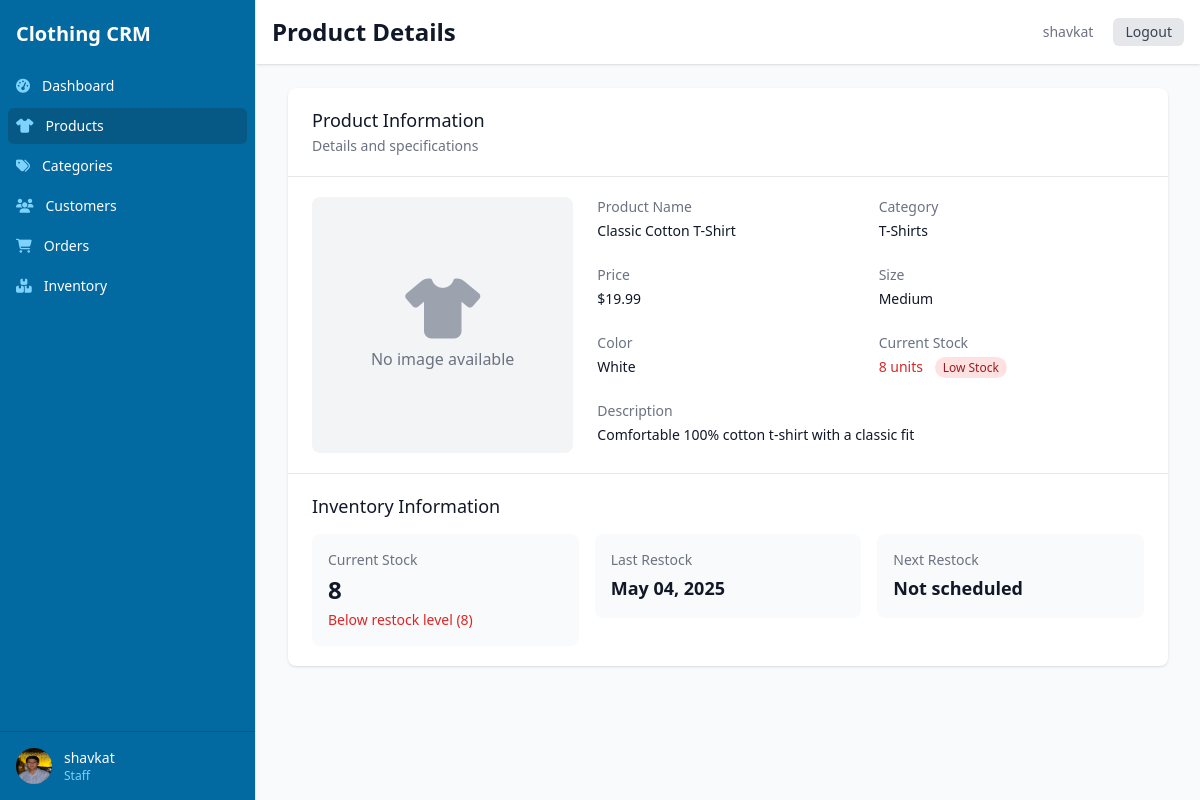
The page /products/1/ (signed in) on the database its author committed.
### core/models.py (models this page shows, shortened)
class User(AbstractUser):
    ADMIN = 'admin'
    MANAGER = 'manager'
    STAFF = 'staff'
    ROLE_CHOICES = [
        (ADMIN, _('Admin')),
        (MANAGER, _('Manager')),
        (STAFF, _('Staff')),
    ]
    role = models.CharField(max_length=20, choices=ROLE_CHOICES, default=STAFF)
    phone = models.CharField(max_length=20, blank=True)
    profile_image = models.ImageField(upload_to='profile_images/', blank=True, null=True)
    class Meta:
        verbose_name = _('user')
        verbose_name_plural = _('users')

class Product(models.Model):
    SIZE_CHOICES = [
        ('XS', 'Extra Small'),
        ('S', 'Small'),
        ('M', 'Medium'),
        ('L', 'Large'),
        ('XL', 'Extra Large'),
        ('XXL', 'Double Extra Large'),
    ]
    name = models.CharField(max_length=200)
    category = models.ForeignKey(Category, on_delete=models.CASCADE, related_name='products')
    price = models.DecimalField(max_digits=10, decimal_places=2)
    size = models.CharField(max_length=5, choices=SIZE_CHOICES)
    color = models.CharField(max_length=50)
    description = models.TextField(blank=True)
    image = models.ImageField(upload_to='product_images/', blank=True, null=True)
    created_at = models.DateTimeField(auto_now_add=True)
    updated_at = models.DateTimeField(auto_now=True)

class Category(models.Model):
    name = models.CharField(max_length=100)
    description = models.TextField(blank=True)
    class Meta:
        verbose_name_plural = 'Categories'

class Inventory(models.Model):
    product = models.OneToOneField(Product, on_delete=models.CASCADE, related_name='inventory')
    quantity = models.PositiveIntegerField(default=0)
    restock_level = models.PositiveIntegerField(default=10)  # Alert when stock falls below this
    last_restock_date = models.DateField(null=True, blank=True)
    next_restock_date = models.DateField(null=True, blank=True)
    @property
    def needs_restock(self):
        return self.quantity <= self.restock_level
    class Meta:
        verbose_name_plural = 'Inventories'

### core/views.py (the view)
# urls.py: path('products/<int:pk>/', views.product_detail, name='product_detail'),
@login_required
def product_detail(request, pk):
    product = get_object_or_404(Product, pk=pk)
    try:
        inventory = product.inventory
    except Inventory.DoesNotExist:
        inventory = Inventory.objects.create(product=product)
    return render(request, 'core/product_detail.html', {'product': product, 'inventory': inventory})

### templates/core/product_detail.html (shortened to what this page needs)
{% extends "base.html" %}
{% block header_title %}Product Details{% endblock %}
{% block content %}
<div class="bg-white shadow overflow-hidden sm:rounded-lg">
    <div class="px-4 py-5 sm:px-6 flex justify-between">
        <div>
            <h2 class="text-lg leading-6 font-medium text-gray-900">Product Information</h2>
            <p class="mt-1 max-w-2xl text-sm text-gray-500">
                Details and specifications
            </p>
        </div>
    </div>
    <div class="border-t border-gray-200">
        <div class="px-4 py-5 sm:px-6 grid grid-cols-1 md:grid-cols-3 gap-6">
            <div class="md:col-span-1">
                <div class="bg-gray-100 rounded-lg p-4 flex items-center justify-center h-64">
                    {% if product.image %}
                        <img src="{{ product.image.url }}" alt="{{ product.name }}" class="max-h-full max-w-full object-contain">
                    {% else %}
                        <div class="text-center">
                            <i class="fas fa-tshirt text-gray-400 text-6xl mb-2"></i>
                            <p class="text-gray-500">No image available</p>
                        </div>
                    {% endif %}
                </div>
            </div>
            <div class="md:col-span-2">
                <dl class="grid grid-cols-1 gap-x-4 gap-y-6 sm:grid-cols-2">
                    <div class="sm:col-span-1">
                        <dt class="text-sm font-medium text-gray-500">
                            Product Name
                        </dt>
                        <dd class="mt-1 text-sm text-gray-900">
                            {{ product.name }}
                        </dd>
                    </div>
                    <div class="sm:col-span-1">
                        <dt class="text-sm font-medium text-gray-500">
                            Category
                        </dt>
                        <dd class="mt-1 text-sm text-gray-900">
                            {{ product.category.name }}
                        </dd>
                    </div>
                    <div class="sm:col-span-1">
                        <dt class="text-sm font-medium text-gray-500">
                            Price
                        </dt>
                        <dd class="mt-1 text-sm text-gray-900">
                            ${{ product.price|floatformat:2 }}
                        </dd>
                    </div>
                    <div class="sm:col-span-1">
                        <dt class="text-sm font-medium text-gray-500">
                            Size
                        </dt>
                        <dd class="mt-1 text-sm text-gray-900">
                            {{ product.get_size_display }}
                        </dd>
                    </div>
                    <div class="sm:col-span-1">
                        <dt class="text-sm font-medium text-gray-500">
                            Color
                        </dt>
                        <dd class="mt-1 text-sm text-gray-900">
                            {{ product.color }}
                        </dd>
                    </div>
                    <div class="sm:col-span-1">
                        <dt class="text-sm font-medium text-gray-500">
                            Current Stock
                        </dt>
                        <dd class="mt-1 text-sm {% if inventory.needs_restock %}text-red-600 font-medium{% else %}text-gray-900{% endif %}">
                            {{ inventory.quantity }} units
                            {% if inventory.needs_restock %}
                                <span class="text-xs bg-red-100 text-red-800 px-2 py-0.5 rounded-full ml-2">Low Stock</span>
                            {% endif %}
                        </dd>
                    </div>
                    <div class="sm:col-span-2">
                        <dt class="text-sm font-medium text-gray-500">
                            Description
                        </dt>
                        <dd class="mt-1 text-sm text-gray-900">
                            {{ product.description|default:"No description provided." }}
                        </dd>
                    </div>
                </dl>
            </div>
        </div>
    </div>
    <div class="border-t border-gray-200 px-4 py-5 sm:px-6">
        <h3 class="text-lg leading-6 font-medium text-gray-900 mb-4">Inventory Information</h3>
        <div class="grid grid-cols-1 gap-y-6 gap-x-4 sm:grid-cols-3">
            <div class="sm:col-span-1">
                <div class="bg-gray-50 rounded-lg p-4">
                    <h4 class="text-sm font-medium text-gray-500">Current Stock</h4>
                    <p class="mt-1 text-2xl font-semibold text-gray-900">{{ inventory.quantity }}</p>
                    <p class="mt-1 text-sm text-gray-500">
                        {% if inventory.needs_restock %}
                            <span class="text-red-600">Below restock level ({{ inventory.restock_level }})</span>
                        {% else %}
                            Restock level: {{ inventory.restock_level }}
                        {% endif %}
                    </p>
                </div>
            </div>
            <div class="sm:col-span-1">
                <div class="bg-gray-50 rounded-lg p-4">
                    <h4 class="text-sm font-medium text-gray-500">Last Restock</h4>
                    <p class="mt-1 text-lg font-semibold text-gray-900">
                        {% if inventory.last_restock_date %}
                            {{ inventory.last_restock_date|date:"M d, Y" }}
                        {% else %}
                            Not recorded
                        {% endif %}
                    </p>
                </div>
            </div>
            <div class="sm:col-span-1">
                <div class="bg-gray-50 rounded-lg p-4">
                    <h4 class="text-sm font-medium text-gray-500">Next Restock</h4>
                    <p class="mt-1 text-lg font-semibold text-gray-900">
                        {% if inventory.next_restock_date %}
                            {{ inventory.next_restock_date|date:"M d, Y" }}
                        {% else %}
                            Not scheduled
                        {% endif %}
                    </p>
                </div>
            </div>
        </div>
    </div>
</div>
{% endblock %}

### templates/base.html (shortened to what this page needs)
<!DOCTYPE html>
<html lang="en">
<head>
    <script src="https://cdn.tailwindcss.com"></script>
    <link rel="stylesheet" href="https://cdnjs.cloudflare.com/ajax/libs/font-awesome/6.4.0/css/all.min.css">
</head>
<body class="bg-gray-50">
    {% if user.is_authenticated %}
        <div class="flex h-screen overflow-hidden">
            <div class="hidden md:flex md:flex-shrink-0">
                <div class="flex flex-col w-64">
                    <div class="flex flex-col flex-grow pt-5 overflow-y-auto bg-primary-700 border-r">
                        <div class="flex items-center flex-shrink-0 px-4">
                            <span class="text-xl font-semibold text-white">Clothing CRM</span>
                        </div>
                        <div class="mt-5 flex-1 flex flex-col">
                            <nav class="flex-1 px-2 space-y-1">
                                <a href="{% url 'dashboard' %}" class="{% if request.path == '/' %}bg-primary-800{% else %}hover:bg-primary-600{% endif %} text-white group flex items-center px-2 py-2 text-sm font-medium rounded-md">
                                    <i class="fas fa-tachometer-alt mr-3 text-primary-300"></i>
                                    Dashboard
                                </a>
                                <a href="{% url 'product_list' %}" class="{% if '/products/' in request.path %}bg-primary-800{% else %}hover:bg-primary-600{% endif %} text-white group flex items-center px-2 py-2 text-sm font-medium rounded-md">
                                    <i class="fas fa-tshirt mr-3 text-primary-300"></i>
                                    Products
                                </a>
                                <a href="{% url 'category_list' %}" class="{% if '/categories/' in request.path %}bg-primary-800{% else %}hover:bg-primary-600{% endif %} text-white group flex items-center px-2 py-2 text-sm font-medium rounded-md">
                                    <i class="fas fa-tags mr-3 text-primary-300"></i>
                                    Categories
                                </a>
                                <a href="{% url 'customer_list' %}" class="{% if '/customers/' in request.path %}bg-primary-800{% else %}hover:bg-primary-600{% endif %} text-white group flex items-center px-2 py-2 text-sm font-medium rounded-md">
                                    <i class="fas fa-users mr-3 text-primary-300"></i>
                                    Customers
                                </a>
                                <a href="{% url 'order_list' %}" class="{% if '/orders/' in request.path %}bg-primary-800{% else %}hover:bg-primary-600{% endif %} text-white group flex items-center px-2 py-2 text-sm font-medium rounded-md">
                                    <i class="fas fa-shopping-cart mr-3 text-primary-300"></i>
                                    Orders
                                </a>
                                <a href="{% url 'inventory_list' %}" class="{% if '/inventory/' in request.path %}bg-primary-800{% else %}hover:bg-primary-600{% endif %} text-white group flex items-center px-2 py-2 text-sm font-medium rounded-md">
                                    <i class="fas fa-boxes mr-3 text-primary-300"></i>
                                    Inventory
                                </a>
                            </nav>
                        </div>
                        <div class="flex-shrink-0 flex border-t border-primary-800 p-4">
                            <a href="{% url 'profile' %}" class="flex-shrink-0 w-full group block">
                                <div class="flex items-center">
                                    <div>
                                        {% if user.profile_image %}
                                            <img class="inline-block h-9 w-9 rounded-full" src="{{ user.profile_image.url }}" alt="{{ user.username }}">
                                        {% else %}
                                            <div class="inline-block h-9 w-9 rounded-full bg-primary-500 flex items-center justify-center text-white">
                                                {{ user.username.0|upper }}
                                            </div>
                                        {% endif %}
                                    </div>
                                    <div class="ml-3">
                                        <p class="text-sm font-medium text-white">{{ user.get_full_name|default:user.username }}</p>
                                        <p class="text-xs font-medium text-primary-300">{{ user.get_role_display }}</p>
                                    </div>
                                </div>
                            </a>
                        </div>
                    </div>
                </div>
            </div>
            <div class="flex flex-col w-0 flex-1 overflow-hidden">
                <div class="relative z-10 flex-shrink-0 flex h-16 bg-white shadow">
                    <div class="flex-1 px-4 flex justify-between">
                        <div class="flex-1 flex">
                            <h1 class="text-2xl font-semibold text-gray-900 self-center">
                                {% block header_title %}{% endblock %}
                            </h1>
                        </div>
                        <div class="ml-4 flex items-center md:ml-6">
                            <div class="ml-3 relative">
                                <div class="flex items-center">
                                    <a href="{% url 'profile' %}" class="text-gray-500 hover:text-gray-700 p-1 rounded-full text-sm">
                                        <span>{{ user.get_full_name|default:user.username }}</span>
                                    </a>
                                    <a href="{% url 'logout' %}" class="ml-4 px-3 py-1 bg-gray-200 text-gray-700 rounded-md text-sm hover:bg-gray-300">
                                        Logout
                                    </a>
                                </div>
                            </div>
                        </div>
                    </div>
                </div>
                <main class="flex-1 relative overflow-y-auto focus:outline-none">
                    <div class="py-6">
                        <div class="max-w-7xl mx-auto px-4 sm:px-6 md:px-8">
                            {% block content %}{% endblock %}
                        </div>
                    </div>
                </main>
            </div>
        </div>
    {% else %}
        {% block auth_content %}{% endblock %}
    {% endif %}
</body>
</html>

### rows shown on the page
User: profile_image (picture), get_full_name "shavkat", role "Staff"
Product: name "Classic Cotton T-Shirt", category.name "T-Shirts", price "19.99", size "Medium", color "White", description "Comfortable 100% cotton t-shirt with a classic fit"
Inventory: quantity "8", restock_level "8", last_restock_date "May 04, 2025"
